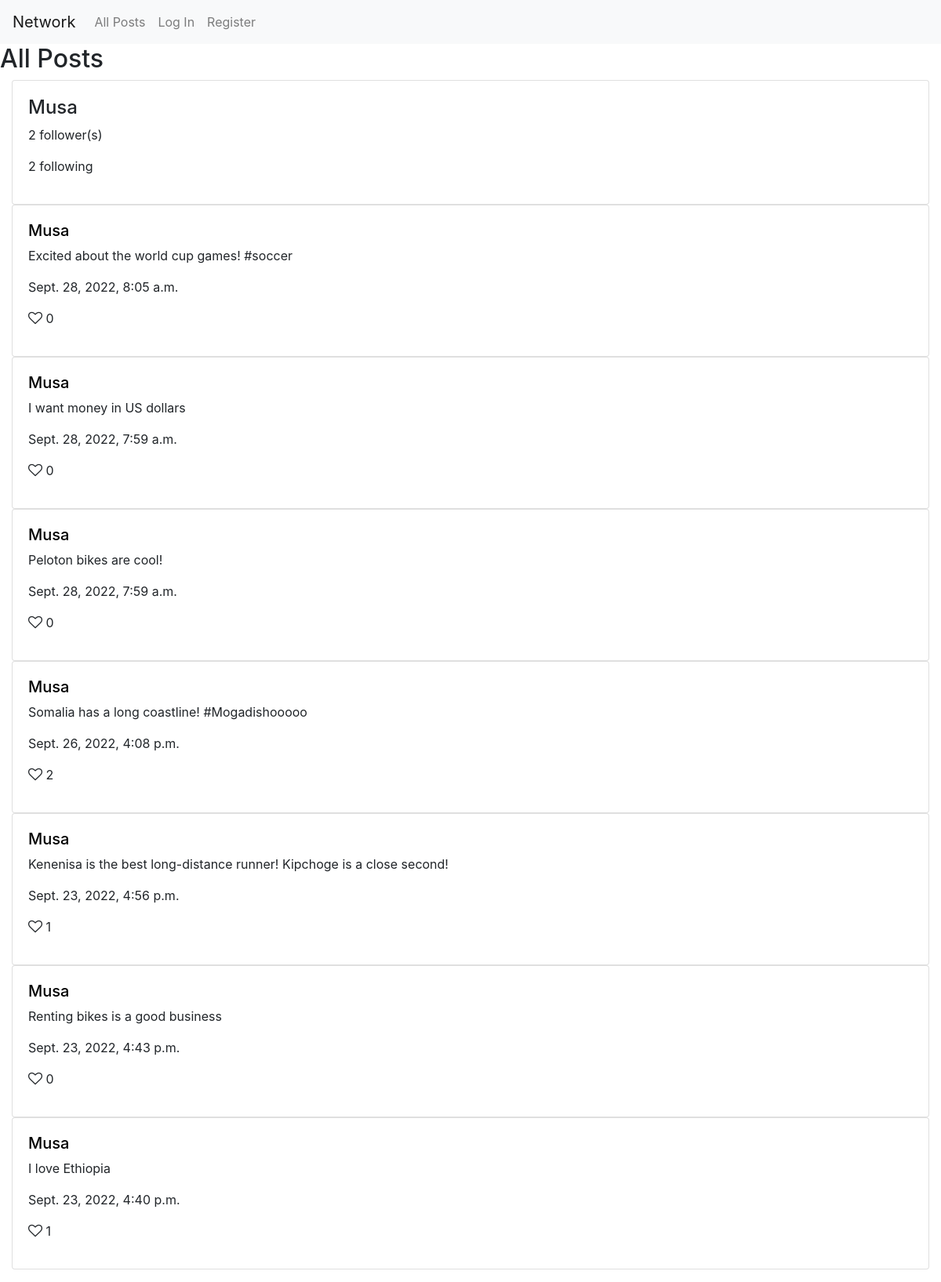
The page /profile/musa on the database its author committed.
### network/models.py (models this page shows, shortened)
class User(AbstractUser):
    pass
    followers = models.ManyToManyField('self', symmetrical=False, related_name= "following",
                blank=True)
    def count_followers(self):
        return self.followers.count()
    def count_following(self):
        return User.objects.filter(followers=self).count()

class Post(models.Model):
     post_id = models.AutoField(primary_key=True)
     postNote = models.TextField()
     poster = models.ForeignKey(User, on_delete=models.CASCADE, related_name="posts", null = True)
     timeStamp = models.DateTimeField(auto_now_add=True, null=True)
     likes = models.IntegerField(default = 0, null=True)
     likers =  models.ManyToManyField(User,  related_name="likerz", null = True)

### network/views.py (the view)
# urls.py: path("profile/<str:profile>",views.profile, name = "profile"),
def profile(request, profile):
    profile = User.objects.get(username = profile)
    print(request.user.is_authenticated and request.user == profile)
    if request.user.is_authenticated:
        text = "unfollow" if profile.followers.contains(request.user) else "follow"
    else :
        text ="ignore" #shouldn't be displayed
    post_list = Post.objects.order_by("-timeStamp").filter(poster = profile)
    paginator = Paginator(post_list, 8)
    page_number = request.GET.get('page')
    page_obj = paginator.get_page(page_number)
    return render(request, 'network/profilePage.html',
        {'profile': profile,
         "page_obj" : page_obj,
         'isSelf' : (request.user.is_authenticated and request.user == profile ),
         'follow' : text,
         'followers' : profile.count_followers(),
         'following' : profile.count_following(),
          })

### network/templates/network/profilePage.html (shortened to what this page needs)
{% extends "network/layout.html" %}
{% load static %}
{% block body %}
    <h2>All Posts</h2>
    <div  class = "container-fluid">
        <div class="card space" >
            <h4> {{ profile.username| capfirst }}</h4>
            <p>{{ followers }} follower(s) </p>
            <p>{{ following }} following </p>
        </div>
    </div>
   <div id="posts-view">
    {% for post in page_obj %}
    <div  class = "container-fluid">
        <div id = "{{ post.post_id }}"class="card space" >
                <a  style="color:black" href="{% url 'profile' post.poster %}" ><h5> {{ post.poster| capfirst }}</h5> </a>
                <p class =  "post" id = "post{{ post.post_id }}"> {{ post.postNote }}</p>
                <p> {{ post.timeStamp }}</p>
                {% if  user in  post.likers.all %}
                    <p id = "like{{ post.post_id }}" ><a  class = "like" id = "c{{post.post_id}}" ><i  id = "b{{ post.post_id }}" class=" fa fa-heart" style="font-size:18px; color: blue"></i> </a> {{post.likes}}</a></p>
                {% else %}
                    <p id = "like{{ post.post_id }}" ><a  class = "like" id = "c{{post.post_id}}"><i  id = "b{{ post.post_id }}" class=" fa fa-heart-o" style="font-size:18px"></i> </a> {{post.likes}}</a></p>
                {% endif %}
        </div>
    </div>
    {% empty %}
        <div> No Posts Avialable.</div>
    {% endfor %}
</div>
{% endblock %}

### network/static/network/styles.css (style rules this page uses)
.space { padding : 20px; }

### rows shown on the page
User: username "Musa"
Post: poster "Musa", postNote "Excited about the world cup games! #soccer", timeStamp "Sept. 28, 2022, 8:05 a.m.", likes "0"
Post: poster "Musa", postNote "I want money in US dollars", timeStamp "Sept. 28, 2022, 7:59 a.m.", likes "0"
Post: poster "Musa", postNote "Peloton bikes are cool!", timeStamp "Sept. 28, 2022, 7:59 a.m.", likes "0"
Post: poster "Musa", postNote "Somalia has a long coastline! #Mogadishooooo", timeStamp "Sept. 26, 2022, 4:08 p.m.", likes "2"
Post: poster "Musa", postNote "Kenenisa is the best long-distance runner! Kipchoge is a close second!", timeStamp "Sept. 23, 2022, 4:56 p.m.", likes "1"
Post: poster "Musa", postNote "Renting bikes is a good business", timeStamp "Sept. 23, 2022, 4:43 p.m.", likes "0"
Post: poster "Musa", postNote "I love Ethiopia", timeStamp "Sept. 23, 2022, 4:40 p.m.", likes "1"

### other values the page prints
{{ followers }} "2"
{{ following }} "2"
